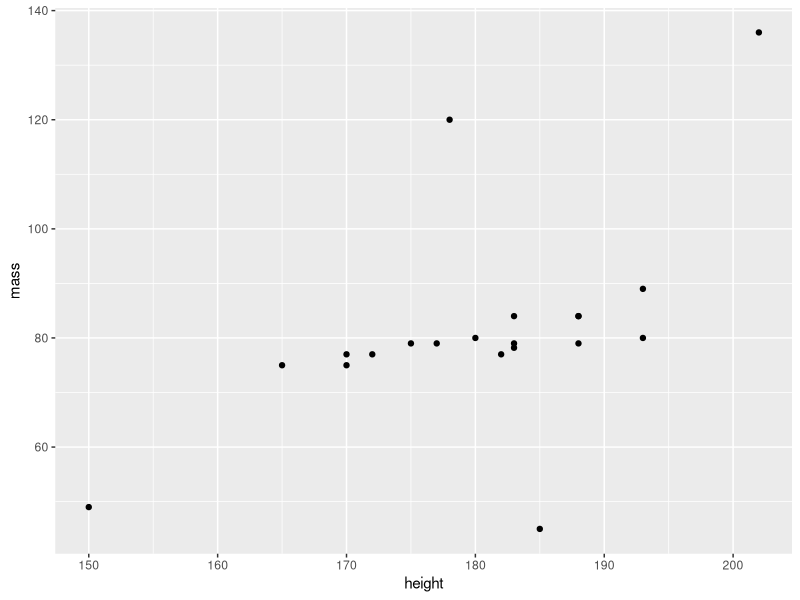
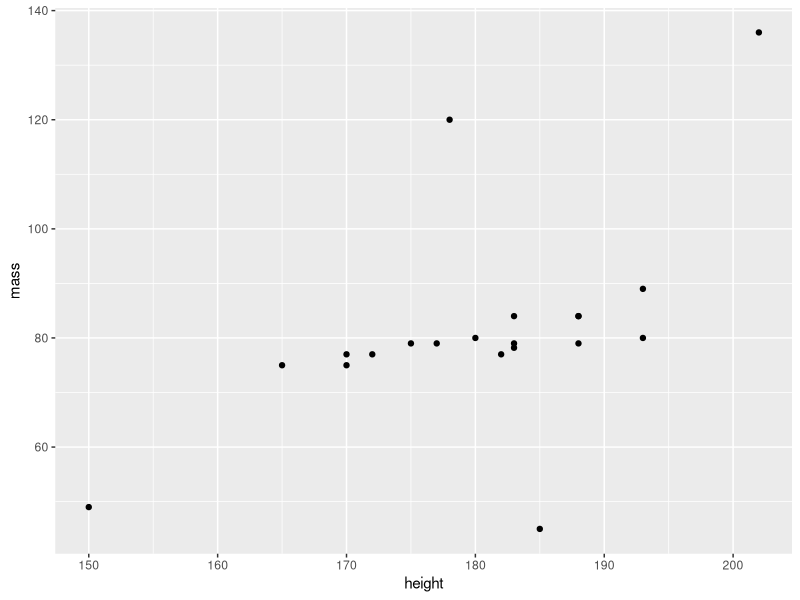
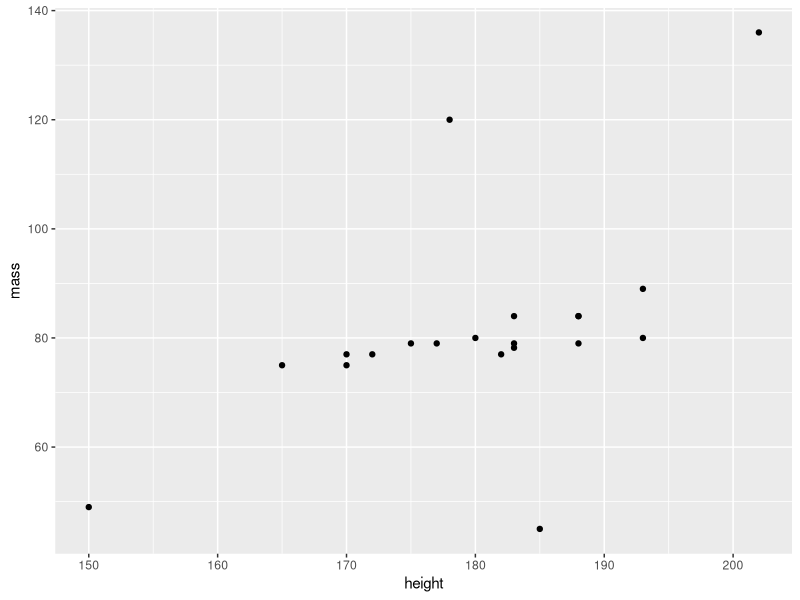

Here is the R script that generated these plots, in order:
## ---- chunk 1
library(tidyverse)
## ---- chunk 2
starwars %>% filter(species == 'Human') %>% 
    ggplot(aes(x = height, y=mass)) + 
    geom_point()
## ---- chunk 3
# code team num 2

## ---- chunk 4
starwars %>% filter(species == 'Human') %>%
    ggplot(aes(x = height, y = mass)) +
    geom_point()
## ---- chunk 5
# code team num 4
# Rachel
starwars %>%  
    filter(species == 'Human') %>% 
    ggplot(aes(x=height, y=mass)) +
    geom_point() 

